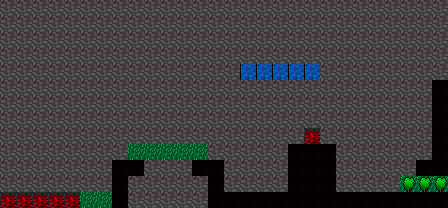

The image is a tile-based game level rendered from a .tmx file. Its description and complete source (layers, tilesets, objects, tile grids) follow:
An orthogonal 28x13 tile map with 16x16 px tiles, 2 tile layers (Bkg, Gfx) and 15 objects (EndPoint, p1SpawnPoint).

<map version="1.0" orientation="orthogonal" renderorder="right-down" width="28" height="13" tilewidth="16" tileheight="16" nextobjectid="59">
 <properties>
  <property name="hasCutscene" type="bool" value="false" />
  <property name="nextLevel" value="levels/lvl3.tmx" />
 </properties>
 <tileset firstgid="1" name="ts_test" tilewidth="16" tileheight="16" tilecount="418" columns="22">
  <image source="ts_test.jpg" width="353" height="305" />
 </tileset>
 <layer name="Bkg" width="28" height="13">
  <data encoding="csv">
279,279,279,279,279,279,279,279,279,279,279,279,279,279,279,279,279,279,279,279,279,279,279,279,279,279,279,279,
279,279,279,279,279,279,279,279,279,279,279,279,279,279,279,279,279,279,279,279,279,279,279,279,279,279,279,279,
279,279,279,279,279,279,279,279,279,279,279,279,279,279,279,279,279,279,279,279,279,279,279,279,279,279,279,279,
279,279,279,279,279,279,279,279,279,279,279,279,279,279,279,279,279,279,279,279,279,279,279,279,279,279,279,279,
279,279,279,279,279,279,279,279,279,279,279,279,279,279,279,279,279,279,279,279,279,279,279,279,279,279,279,279,
279,279,279,279,279,279,279,279,279,279,279,279,279,279,279,279,279,279,279,279,279,279,279,279,279,279,279,279,
279,279,279,279,279,279,279,279,279,279,279,279,279,279,279,279,279,279,279,279,279,279,279,279,279,279,279,279,
279,279,279,279,279,279,279,279,279,279,279,279,279,279,279,279,279,279,279,279,279,279,279,279,279,279,279,279,
279,279,279,279,279,279,279,279,279,279,279,279,279,279,279,279,279,279,279,1,279,279,279,279,279,279,279,279,
279,279,279,279,279,279,279,279,279,279,279,279,279,279,279,279,279,279,279,279,279,279,279,279,279,279,279,279,
279,279,279,279,279,279,279,279,279,279,279,279,279,279,279,279,279,279,279,279,279,279,279,279,279,279,279,279,
279,279,279,279,279,279,279,279,279,279,279,279,279,279,279,279,279,279,279,279,279,279,279,279,279,279,279,279,
279,279,279,279,279,279,279,279,279,279,279,279,279,279,279,279,279,279,279,279,279,279,279,279,279,279,279,279
</data>
 </layer>
 <layer name="Gfx" width="28" height="13">
  <data encoding="csv">
0,0,0,0,0,0,0,0,0,0,0,0,0,0,0,0,0,0,0,0,0,0,0,0,0,0,0,0,
0,0,0,0,0,0,0,0,0,0,0,0,0,0,0,0,0,0,0,0,0,0,0,0,0,0,0,0,
0,0,0,0,0,0,0,0,0,0,0,0,0,0,0,0,0,0,0,0,0,0,0,0,0,0,0,0,
0,0,0,0,0,0,0,0,0,0,0,0,0,0,0,0,0,0,0,0,0,0,0,0,0,0,0,0,
0,0,0,0,0,0,0,0,0,0,0,0,0,0,0,11,11,11,11,11,0,0,0,0,0,0,0,0,
0,0,0,0,0,0,0,0,0,0,0,0,0,0,0,0,0,0,0,0,0,0,0,0,0,0,0,210,
0,0,0,0,0,0,0,0,0,0,0,0,0,0,0,0,0,0,0,0,0,0,0,0,0,0,0,210,
0,0,0,0,0,0,0,0,0,0,0,0,0,0,0,0,0,0,0,0,0,0,0,0,0,0,0,210,
0,0,0,0,0,0,0,0,0,0,0,0,0,0,0,0,0,0,0,304,0,0,0,0,0,0,0,210,
0,0,0,0,0,0,0,0,3,3,3,3,3,0,0,0,0,0,210,210,210,0,0,0,0,0,0,210,
0,0,0,0,0,0,0,210,210,0,0,0,210,210,0,0,0,0,210,210,210,0,0,0,0,0,210,210,
0,0,0,0,0,0,0,210,0,0,0,0,0,210,0,0,0,0,210,210,210,0,0,0,0,397,397,397,
304,304,304,304,304,3,3,210,0,0,0,0,0,210,210,210,210,210,210,210,210,210,210,210,210,210,210,210
</data>
 </layer>
 <objectgroup name="triggerPoints">
  <object id="14" name="EndPoint" x="432" y="80" width="16" height="80" />
  <object id="16" name="p1SpawnPoint" x="23" y="99" width="16" height="16" />
 </objectgroup>
 <objectgroup name="blocks" />
 <objectgroup name="EditableBlocks">
  <object id="36" x="112" y="176" width="16" height="32" />
  <object id="37" x="191.5" y="160" width="32" height="16" />
  <object id="38" x="400" y="176" width="48" height="16">
   <properties>
    <property name="alpha" type="float" value="255" />
    <property name="blue" type="float" value="255" />
    <property name="green" type="float" value="0" />
    <property name="red" type="float" value="255" />
   </properties>
  </object>
  <object id="39" x="416" y="160" width="32" height="16" />
  <object id="40" x="0" y="192" width="80.3333" height="16">
   <properties>
    <property name="alpha" type="float" value="255" />
    <property name="blue" type="float" value="0" />
    <property name="green" type="float" value="0" />
    <property name="red" type="float" value="255" />
   </properties>
  </object>
  <object id="41" x="128.5" y="144" width="79.5" height="16">
   <properties>
    <property name="alpha" type="float" value="255" />
    <property name="blue" type="float" value="135" />
    <property name="green" type="float" value="96" />
    <property name="red" type="float" value="135" />
   </properties>
  </object>
  <object id="42" x="112.5" y="160" width="31.5" height="16" />
  <object id="43" x="224" y="192" width="224" height="16" />
  <object id="44" x="208" y="176" width="16" height="32" />
  <object id="45" x="288" y="144" width="48" height="48" />
  <object id="46" x="304" y="128" width="16" height="16">
   <properties>
    <property name="alpha" type="float" value="255" />
    <property name="blue" type="float" value="0" />
    <property name="green" type="float" value="0" />
    <property name="red" type="float" value="255" />
   </properties>
  </object>
  <object id="54" x="80" y="192" width="31.6666" height="16">
   <properties>
    <property name="alpha" type="float" value="255" />
    <property name="blue" type="float" value="0" />
    <property name="green" type="float" value="255" />
    <property name="red" type="float" value="0" />
   </properties>
  </object>
  <object id="55" x="240" y="64" width="80.3333" height="16">
   <properties>
    <property name="alpha" type="float" value="255" />
    <property name="blue" type="float" value="255" />
    <property name="green" type="float" value="0" />
    <property name="red" type="float" value="0" />
   </properties>
  </object>
 </objectgroup>
</map>